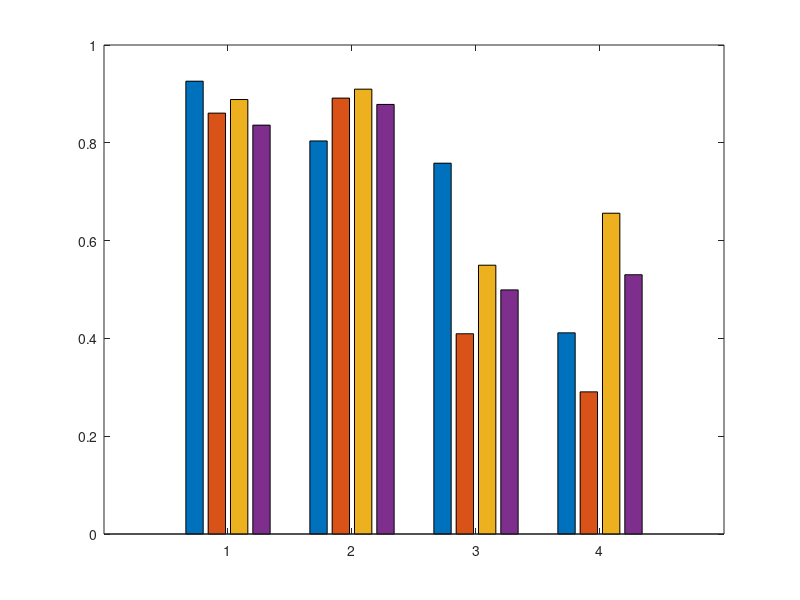

Write the MATLAB code that produced this figure. (Note: this script raises an error after producing the figure.)
% Data for Training and Test experiments
training_data = [0.9260, 0.8607, 0.8885, 0.8361; 0.8038, 0.8914, 0.9097, 0.8785];
test_data = [0.7583, 0.4095, 0.5497, 0.4992; 0.4114, 0.2907, 0.6560, 0.5302];

% Categories for the grouped bar chart
categories = {'Torque', 'Cartesian', 'Velocity', 'Acceleration'};

% Combine training and test data for shoulder and elbow
combined_data = [training_data; test_data];

% Create figure
figure;

% Grouped Bar Chart
hb = bar(combined_data, 'grouped');

% Set the colors (optional, can be omitted for default colors)
colors = [0 0 1; 0 1 0; 1 0 0; 1 1 0]; % Blue, Green, Red, Yellow
for k = 1:length(hb)
    hb(k).FaceColor = colors(k,:);
end

% Add legend and labels
legend(categories, 'Location', 'NorthEastOutside');
set(gca, 'XTickLabel', {'Train Shoulder', 'Test Shoulder', 'Train Elbow', 'Test Elbow'});
ylabel('Fraction of Variance Accounted For (FVAF)');

% Title
title('Combined Training and Test Variance for Different Experiments');

% Adjust layout to prevent label clipping
set(gcf, 'Position', [100, 100, 740, 560]); % Modify the size as needed
